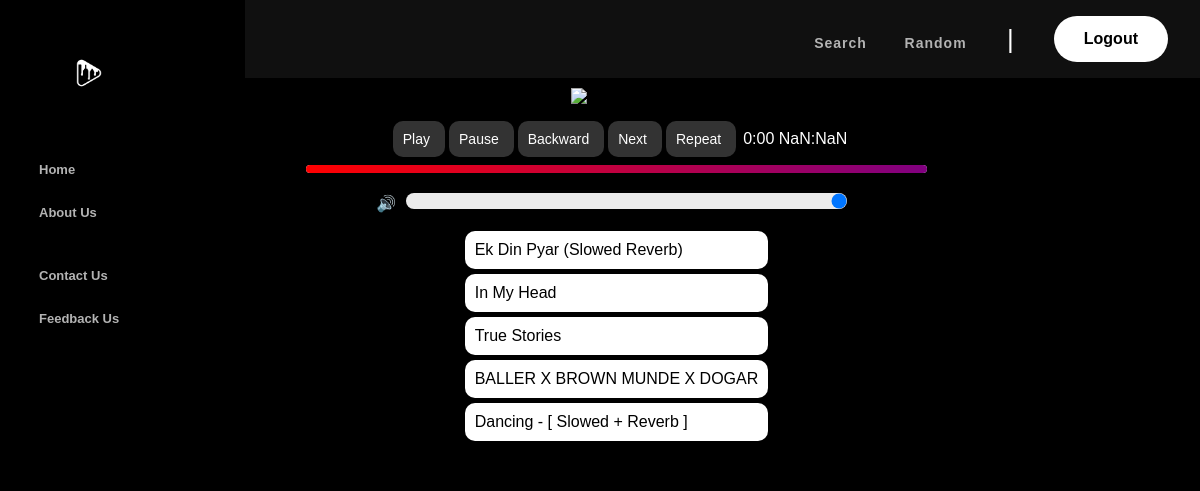
Screenshot of /artists/krishna.php with the database file from the repository.
### tables this page shows
CREATE TABLE `music` (
  `id` int(11) NOT NULL,
  `artist_name` varchar(255) NOT NULL,
  `music_name` varchar(255) NOT NULL,
  `time` varchar(255) NOT NULL,
  `music_path` varchar(255) NOT NULL
);

### artists/krishna.php (the view, shortened to what this page needs)
<?php
    include '../page/header.php';
    include '../page/sidebar.php';
?>
<!DOCTYPE html>
<html lang="en">
<head>
    <link rel="stylesheet" href="../css/artist.css">
    <link rel="stylesheet" href="../css/topbar.css">
    <link rel="stylesheet" href="../css/sidebar.css">
    <link rel="stylesheet" href="../css/footer.css">
</head>
<body>
    <div class="player">
        <div class="audio-container">
            <center><img src="https://encrypted-tbn0.gstatic.com/images?q=tbn:ANd9GcTMnbz8BA0HzLlNHlPSFeAHejR6y-htkePf9A&usqp=CAU" alt="kr$na.jpeg"></center>
        </div>
        <div class="controls">
            <button id="play-btn">Play<i class="fa fa-play"></i></button>
            <button id="pause-btn">Pause<i class="fa fa-pause"></i></button>
            <button id="prev-btn">Backward<i class="fa fa-step-backward"></i></button>
            <button id="next-btn">Next<i class="fa fa-step-forward"></i></button>
            <button id="repeat-btn">Repeat<i class="fa fa-repeat"></i></button>
        <div class="time">
            <ul>
                <li><div class="progress-time" id="current-time" style="color: white;">0:00</div></li>
                <li><div class="progress-time" id="total-time" style="color: white;">0:00</div></li>
            </ul>
        </div>
            <div class="progress-container">
                <div class="progress-bar">
                </div>
            </div>
            <div id="volume-label">🔊</div>
            <input id="volume-control" type="range" min="0" max="1" step="0.1" value="1">
        </div>
        <div class="playlist">
            <ul id="playlist-items">
            <?php
                $conn = new mysqli("localhost", "root", "", "iv");
                $sql = "SELECT * FROM music ORDER BY RAND() LIMIT 5";
                $result = $conn->query($sql);
                if ($result->num_rows > 0) {
                    while ($row = $result->fetch_assoc()) {
                        echo '<li class="music" data-src="' . $row["music_path"] . '">' . $row["music_name"] . '</li>';
                    }
                }
                ?>
            </ul>
        </div>
    </div>
</body>
</html>

### css/index.css (style rules this page uses)
* { margin: 0px; padding: 0px; }
body { background-color: black; font-family: 'Montserrat', sans-serif; }

### css/artist.css (style rules this page uses)
body { background-color: black; }
.player { display: flex; position: relative; flex-direction: column; align-items: center; justify-content: center; width: 100%; bottom: 100px; top: 10px; right: 106px; }
.audio-container { position: relative; width: 80%; }
.controls { display: flex; flex-wrap: wrap; justify-content: center; align-items: center; margin: 10px 5px 10px; height: 100px; }
button, #repeat-btn { background-color: #333; color: #fff; font-size: 14px; padding: 10px 10px; margin: 2px 2px; border-radius: 10px; border: none; cursor: pointer; }
input[type="range"] { width: 71%; margin: 0 10px; }
.playlist { max-width: 100%; }
ul { list-style: none; margin: 0; padding: 0; }
.music { padding: 10px; margin: 5px; background-color: white; border-radius: 10px; cursor: pointer; }
#repeat-btn { background-color: ; color: #fff; font-size: 14px; padding: 10px 10px; margin: 2px 2px; border-radius: 10px; border: none; cursor: pointer; }
.progress-container { display: flex; flex-direction: column; align-items: center; width: 100%; background-color: white; border-radius: 10px; }
.progress-bar { width: 100%; height: 8px; background-image: linear-gradient(to right , red, purple); border-radius: 5px; position: relative; }
#volume-control { width: 71%; margin: 0 10px; }
#volume-label { color: green; text-align: center; margin-top: 5px; }
.progress-container { margin-bottom: 10px; }
.time { position: relative; right: -5px; }
.time ul li { display: inline-block; }
.time li { list-style: none; }

### rows the page displays
music: music_name "Ek Din Pyar (Slowed Reverb)"
music: music_name "In My Head"
music: music_name "True Stories"
music: music_name "BALLER X BROWN MUNDE X DOGAR"
music: music_name "Dancing - [ Slowed + Reverb ]"
